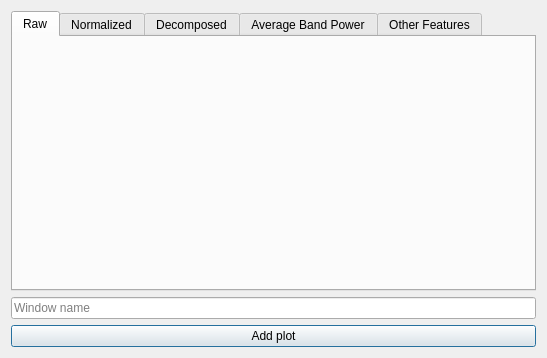
<?xml version="1.0" encoding="UTF-8"?>
<ui version="4.0">
 <class>Dialog</class>
 <widget class="QDialog" name="Dialog">
  <property name="geometry">
   <rect>
    <x>0</x>
    <y>0</y>
    <width>547</width>
    <height>358</height>
   </rect>
  </property>
  <property name="windowTitle">
   <string>Plot selection</string>
  </property>
  <property name="modal">
   <bool>false</bool>
  </property>
  <layout class="QVBoxLayout" name="layout">
   <item>
    <widget class="QTabWidget" name="tabWidget">
     <property name="currentIndex">
      <number>0</number>
     </property>
     <widget class="QWidget" name="rawTab">
      <attribute name="title">
       <string>Raw</string>
      </attribute>
      <layout class="QHBoxLayout" name="horizontalLayout"/>
     </widget>
     <widget class="QWidget" name="normalizedTab">
      <attribute name="title">
       <string>Normalized</string>
      </attribute>
      <layout class="QVBoxLayout" name="verticalLayout"/>
     </widget>
     <widget class="QWidget" name="decomposedTab">
      <attribute name="title">
       <string>Decomposed</string>
      </attribute>
      <layout class="QHBoxLayout" name="horizontalLayout_2">
       <item>
        <widget class="QGroupBox" name="groupBox">
         <property name="sizePolicy">
          <sizepolicy hsizetype="Fixed" vsizetype="Preferred">
           <horstretch>0</horstretch>
           <verstretch>0</verstretch>
          </sizepolicy>
         </property>
         <property name="title">
          <string>Frequency Bands</string>
         </property>
         <layout class="QVBoxLayout" name="verticalLayout_2">
          <item>
           <widget class="QCheckBox" name="deltaCB">
            <property name="text">
             <string>delta</string>
            </property>
            <property name="checked">
             <bool>true</bool>
            </property>
           </widget>
          </item>
          <item>
           <widget class="QCheckBox" name="thetaCB">
            <property name="text">
             <string>theta</string>
            </property>
            <property name="checked">
             <bool>true</bool>
            </property>
           </widget>
          </item>
          <item>
           <widget class="QCheckBox" name="alphaCB">
            <property name="text">
             <string>alpha</string>
            </property>
            <property name="checked">
             <bool>true</bool>
            </property>
           </widget>
          </item>
          <item>
           <widget class="QCheckBox" name="betaCB">
            <property name="text">
             <string>beta</string>
            </property>
            <property name="checked">
             <bool>true</bool>
            </property>
           </widget>
          </item>
         </layout>
        </widget>
       </item>
      </layout>
     </widget>
     <widget class="QWidget" name="averagePowerBandTab">
      <attribute name="title">
       <string>Average Band Power</string>
      </attribute>
      <layout class="QVBoxLayout" name="verticalLayout_3"/>
     </widget>
     <widget class="QWidget" name="featuresTab">
      <attribute name="title">
       <string>Other Features</string>
      </attribute>
      <layout class="QHBoxLayout" name="horizontalLayout_3">
       <item>
        <widget class="QGroupBox" name="groupBox_2">
         <property name="sizePolicy">
          <sizepolicy hsizetype="Fixed" vsizetype="Preferred">
           <horstretch>0</horstretch>
           <verstretch>0</verstretch>
          </sizepolicy>
         </property>
         <property name="title">
          <string>Features</string>
         </property>
         <layout class="QVBoxLayout" name="verticalLayout_4">
          <item>
           <widget class="QCheckBox" name="hfdCB">
            <property name="text">
             <string>Higuchi Fractal Dimension</string>
            </property>
           </widget>
          </item>
          <item>
           <widget class="QCheckBox" name="pfdCB">
            <property name="text">
             <string>Petrosian Fractal Dimension</string>
            </property>
           </widget>
          </item>
          <item>
           <widget class="QCheckBox" name="hjorthActivityCB">
            <property name="text">
             <string>Hjorth Activity</string>
            </property>
           </widget>
          </item>
          <item>
           <widget class="QCheckBox" name="hjorthMobilityCB">
            <property name="text">
             <string>Hjorth Mobility</string>
            </property>
           </widget>
          </item>
          <item>
           <widget class="QCheckBox" name="hjorthComplexityCB">
            <property name="text">
             <string>Hjorth Complexity</string>
            </property>
           </widget>
          </item>
          <item>
           <widget class="QCheckBox" name="engagementCB">
            <property name="toolTip">
             <string>This feature doesn't use an specific channel</string>
            </property>
            <property name="text">
             <string>Engagement Level</string>
            </property>
           </widget>
          </item>
         </layout>
        </widget>
       </item>
      </layout>
     </widget>
    </widget>
   </item>
   <item>
    <widget class="QLineEdit" name="nameTB">
     <property name="toolTip">
      <string>Window name</string>
     </property>
     <property name="statusTip">
      <string>Window name</string>
     </property>
     <property name="whatsThis">
      <string>Window name</string>
     </property>
     <property name="placeholderText">
      <string>Window name</string>
     </property>
    </widget>
   </item>
   <item>
    <widget class="QPushButton" name="apButton">
     <property name="text">
      <string>Add plot</string>
     </property>
    </widget>
   </item>
  </layout>
 </widget>
 <resources/>
 <connections/>
</ui>
